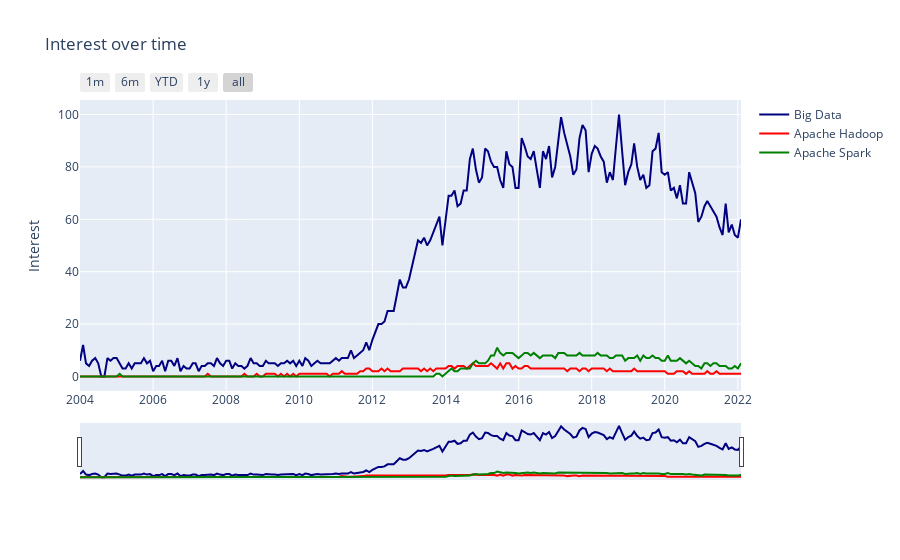

Here is the notebook cell this chart was saved with:
### Code cell
plot_interest_over_time(kw_list, df);

### Figure 1 — Plotly figure (JSON) as saved in the notebook; plotly's stock layout.template omitted (floating-point values rounded to 4 significant figures; data arrays with more than 128 entries replaced by an {"elided": "..."} marker saying what was removed)
{"data": [{"line": {"color": "navy"}, "name": "Big Data", "type": "scatter", "x": {"elided": "218 str values"}, "y": {"elided": "218 int values"}}, {"line": {"color": "red"}, "name": "Apache Hadoop", "type": "scatter", "x": {"elided": "218 str values"}, "y": {"elided": "218 int values"}}, {"line": {"color": "green"}, "name": "Apache Spark", "type": "scatter", "x": {"elided": "218 str values"}, "y": {"elided": "218 int values"}}], "layout": {"title": {"text": "Interest over time"}, "xaxis": {"rangeselector": {"buttons": [{"count": 1, "label": "1m", "step": "month", "stepmode": "backward"}, {"count": 6, "label": "6m", "step": "month", "stepmode": "backward"}, {"count": 1, "label": "YTD", "step": "year", "stepmode": "todate"}, {"count": 1, "label": "1y", "step": "year", "stepmode": "backward"}, {"step": "all"}]}, "rangeslider": {"visible": true}, "type": "date"}, "yaxis": {"title": {"text": "Interest"}}}}
